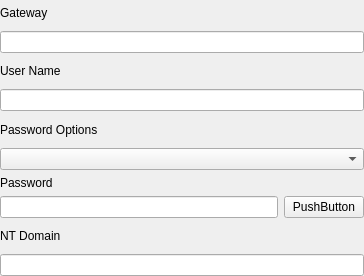
<?xml version="1.0" encoding="UTF-8"?>
<ui version="4.0">
 <class>VpnWidget</class>
 <widget class="QWidget" name="VpnWidget">
  <property name="geometry">
   <rect>
    <x>0</x>
    <y>0</y>
    <width>364</width>
    <height>276</height>
   </rect>
  </property>
  <property name="windowTitle">
   <string>VpnWidget</string>
  </property>
  <layout class="QVBoxLayout" name="verticalLayout_2">
   <property name="leftMargin">
    <number>0</number>
   </property>
   <property name="topMargin">
    <number>0</number>
   </property>
   <property name="rightMargin">
    <number>0</number>
   </property>
   <property name="bottomMargin">
    <number>0</number>
   </property>
   <item>
    <widget class="QLabel" name="label">
     <property name="text">
      <string>Gateway</string>
     </property>
    </widget>
   </item>
   <item>
    <widget class="QLineEdit" name="gateway"/>
   </item>
   <item>
    <widget class="QLabel" name="label_2">
     <property name="text">
      <string>User Name</string>
     </property>
    </widget>
   </item>
   <item>
    <widget class="QLineEdit" name="userName"/>
   </item>
   <item>
    <widget class="QLabel" name="label_3">
     <property name="text">
      <string>Password Options</string>
     </property>
    </widget>
   </item>
   <item>
    <widget class="GeneralComboBox" name="passwordOptions">
     <property name="focusPolicy">
      <enum>Qt::WheelFocus</enum>
     </property>
    </widget>
   </item>
   <item>
    <widget class="QWidget" name="passwordWidget" native="true">
     <layout class="QVBoxLayout" name="verticalLayout">
      <property name="leftMargin">
       <number>0</number>
      </property>
      <property name="topMargin">
       <number>0</number>
      </property>
      <property name="rightMargin">
       <number>0</number>
      </property>
      <property name="bottomMargin">
       <number>0</number>
      </property>
      <item>
       <widget class="QLabel" name="label_4">
        <property name="text">
         <string>Password</string>
        </property>
       </widget>
      </item>
      <item>
       <layout class="QHBoxLayout" name="horizontalLayout">
        <item>
         <widget class="QLineEdit" name="password"/>
        </item>
        <item>
         <widget class="QPushButton" name="passwordVisual">
          <property name="text">
           <string>PushButton</string>
          </property>
         </widget>
        </item>
       </layout>
      </item>
     </layout>
    </widget>
   </item>
   <item>
    <widget class="QLabel" name="label_5">
     <property name="text">
      <string>NT Domain</string>
     </property>
    </widget>
   </item>
   <item>
    <widget class="QLineEdit" name="ntDomain"/>
   </item>
  </layout>
 </widget>
 <customwidgets>
  <customwidget>
   <class>GeneralComboBox</class>
   <extends>QComboBox</extends>
   <header location="global">general-widget.h</header>
  </customwidget>
 </customwidgets>
 <resources/>
 <connections/>
</ui>
